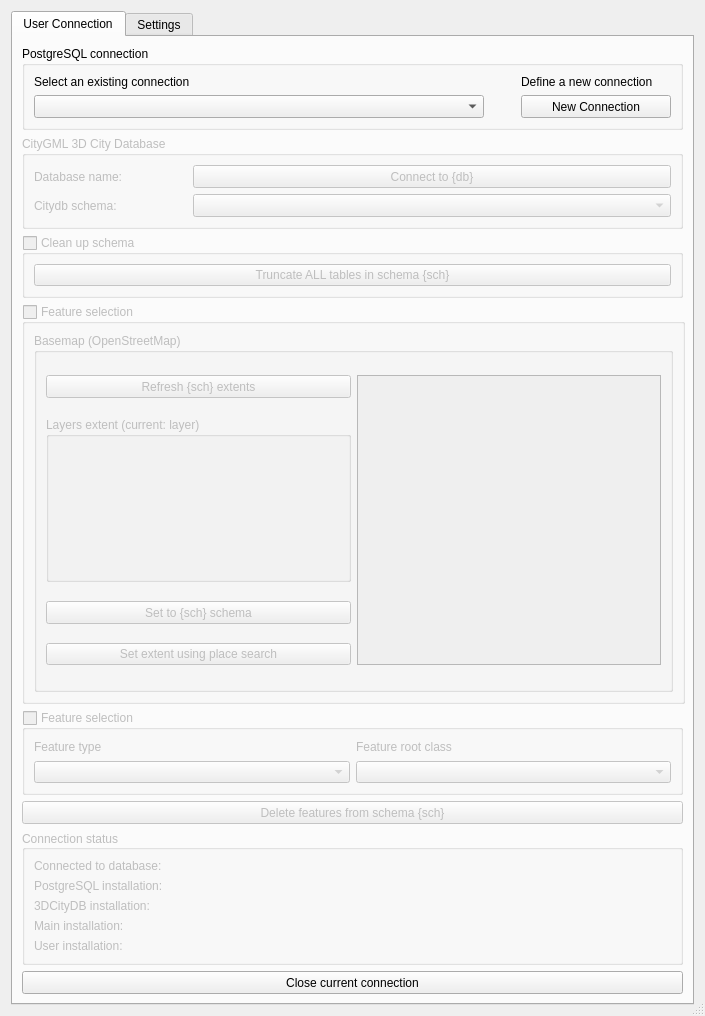
<?xml version="1.0" encoding="UTF-8"?>
<ui version="4.0">
 <class>CDBDeleterDialogBase</class>
 <widget class="QDialog" name="CDBDeleterDialogBase">
  <property name="windowModality">
   <enum>Qt::WindowModal</enum>
  </property>
  <property name="enabled">
   <bool>true</bool>
  </property>
  <property name="geometry">
   <rect>
    <x>0</x>
    <y>0</y>
    <width>705</width>
    <height>1000</height>
   </rect>
  </property>
  <property name="sizePolicy">
   <sizepolicy hsizetype="MinimumExpanding" vsizetype="MinimumExpanding">
    <horstretch>0</horstretch>
    <verstretch>0</verstretch>
   </sizepolicy>
  </property>
  <property name="minimumSize">
   <size>
    <width>705</width>
    <height>0</height>
   </size>
  </property>
  <property name="maximumSize">
   <size>
    <width>705</width>
    <height>1000</height>
   </size>
  </property>
  <property name="windowTitle">
   <string>3DCityDB Feature Deleter</string>
  </property>
  <property name="windowIcon">
   <iconset>
    <normaloff>../../../icons/delete_icon.png</normaloff>../../../icons/delete_icon.png</iconset>
  </property>
  <property name="sizeGripEnabled">
   <bool>true</bool>
  </property>
  <property name="modal">
   <bool>false</bool>
  </property>
  <layout class="QVBoxLayout" name="verticalLayout_container">
   <item>
    <widget class="QTabWidget" name="wdgMain">
     <property name="enabled">
      <bool>true</bool>
     </property>
     <property name="sizePolicy">
      <sizepolicy hsizetype="MinimumExpanding" vsizetype="MinimumExpanding">
       <horstretch>0</horstretch>
       <verstretch>0</verstretch>
      </sizepolicy>
     </property>
     <property name="minimumSize">
      <size>
       <width>0</width>
       <height>0</height>
      </size>
     </property>
     <property name="maximumSize">
      <size>
       <width>16777215</width>
       <height>16777215</height>
      </size>
     </property>
     <property name="toolTip">
      <string/>
     </property>
     <property name="toolTipDuration">
      <number>-1</number>
     </property>
     <property name="currentIndex">
      <number>0</number>
     </property>
     <property name="iconSize">
      <size>
       <width>16</width>
       <height>16</height>
      </size>
     </property>
     <property name="documentMode">
      <bool>false</bool>
     </property>
     <property name="tabsClosable">
      <bool>false</bool>
     </property>
     <property name="movable">
      <bool>false</bool>
     </property>
     <property name="tabBarAutoHide">
      <bool>false</bool>
     </property>
     <widget class="QWidget" name="tabUserConn">
      <property name="enabled">
       <bool>true</bool>
      </property>
      <property name="sizePolicy">
       <sizepolicy hsizetype="Preferred" vsizetype="Preferred">
        <horstretch>0</horstretch>
        <verstretch>0</verstretch>
       </sizepolicy>
      </property>
      <property name="minimumSize">
       <size>
        <width>0</width>
        <height>0</height>
       </size>
      </property>
      <property name="baseSize">
       <size>
        <width>0</width>
        <height>0</height>
       </size>
      </property>
      <attribute name="icon">
       <iconset>
        <normaloff>../../../icons/postgres_elephant.svg</normaloff>../../../icons/postgres_elephant.svg</iconset>
      </attribute>
      <attribute name="title">
       <string>User Connection</string>
      </attribute>
      <layout class="QVBoxLayout" name="vLayoutUserConn">
       <item>
        <widget class="QGroupBox" name="gbxConnectionC">
         <property name="sizePolicy">
          <sizepolicy hsizetype="Preferred" vsizetype="Maximum">
           <horstretch>0</horstretch>
           <verstretch>0</verstretch>
          </sizepolicy>
         </property>
         <property name="minimumSize">
          <size>
           <width>0</width>
           <height>0</height>
          </size>
         </property>
         <property name="maximumSize">
          <size>
           <width>16777215</width>
           <height>16777215</height>
          </size>
         </property>
         <property name="title">
          <string>PostgreSQL connection</string>
         </property>
         <property name="flat">
          <bool>false</bool>
         </property>
         <property name="checkable">
          <bool>false</bool>
         </property>
         <layout class="QGridLayout" name="gridLayout">
          <item row="2" column="0">
           <widget class="QComboBox" name="cbxExistingConnC">
            <property name="sizePolicy">
             <sizepolicy hsizetype="MinimumExpanding" vsizetype="Fixed">
              <horstretch>0</horstretch>
              <verstretch>0</verstretch>
             </sizepolicy>
            </property>
            <property name="minimumSize">
             <size>
              <width>450</width>
              <height>23</height>
             </size>
            </property>
            <property name="maximumSize">
             <size>
              <width>16777215</width>
              <height>16777215</height>
             </size>
            </property>
            <property name="toolTip">
             <string>Click to select an exiting connection</string>
            </property>
            <property name="toolTipDuration">
             <number>-1</number>
            </property>
            <property name="accessibleName">
             <string/>
            </property>
            <property name="autoFillBackground">
             <bool>false</bool>
            </property>
            <property name="editable">
             <bool>false</bool>
            </property>
            <property name="currentText">
             <string/>
            </property>
            <property name="frame">
             <bool>true</bool>
            </property>
           </widget>
          </item>
          <item row="0" column="2">
           <widget class="QLabel" name="lblNewConnectionC">
            <property name="minimumSize">
             <size>
              <width>150</width>
              <height>0</height>
             </size>
            </property>
            <property name="maximumSize">
             <size>
              <width>16777215</width>
              <height>16777215</height>
             </size>
            </property>
            <property name="text">
             <string>Define a new connection</string>
            </property>
           </widget>
          </item>
          <item row="0" column="0">
           <widget class="QLabel" name="lblExistingConnectionC">
            <property name="minimumSize">
             <size>
              <width>450</width>
              <height>0</height>
             </size>
            </property>
            <property name="maximumSize">
             <size>
              <width>16777215</width>
              <height>16777215</height>
             </size>
            </property>
            <property name="text">
             <string>Select an existing connection</string>
            </property>
           </widget>
          </item>
          <item row="2" column="2">
           <widget class="QPushButton" name="btnNewConnC">
            <property name="enabled">
             <bool>true</bool>
            </property>
            <property name="sizePolicy">
             <sizepolicy hsizetype="MinimumExpanding" vsizetype="Fixed">
              <horstretch>0</horstretch>
              <verstretch>0</verstretch>
             </sizepolicy>
            </property>
            <property name="minimumSize">
             <size>
              <width>150</width>
              <height>23</height>
             </size>
            </property>
            <property name="maximumSize">
             <size>
              <width>16777215</width>
              <height>16777215</height>
             </size>
            </property>
            <property name="toolTip">
             <string>Click to open a new window and add a new connection</string>
            </property>
            <property name="text">
             <string>New Connection</string>
            </property>
            <property name="checkable">
             <bool>false</bool>
            </property>
            <property name="checked">
             <bool>false</bool>
            </property>
            <property name="autoDefault">
             <bool>false</bool>
            </property>
           </widget>
          </item>
          <item row="2" column="1">
           <spacer name="horizontalSpacer_5">
            <property name="orientation">
             <enum>Qt::Horizontal</enum>
            </property>
            <property name="sizeType">
             <enum>QSizePolicy::MinimumExpanding</enum>
            </property>
            <property name="sizeHint" stdset="0">
             <size>
              <width>20</width>
              <height>20</height>
             </size>
            </property>
           </spacer>
          </item>
         </layout>
        </widget>
       </item>
       <item>
        <widget class="QGroupBox" name="gbxDatabase">
         <property name="enabled">
          <bool>false</bool>
         </property>
         <property name="sizePolicy">
          <sizepolicy hsizetype="Preferred" vsizetype="Maximum">
           <horstretch>0</horstretch>
           <verstretch>0</verstretch>
          </sizepolicy>
         </property>
         <property name="title">
          <string>CityGML 3D City Database</string>
         </property>
         <layout class="QGridLayout" name="gLayoutDatabase">
          <item row="2" column="1">
           <spacer name="horizontalSpacer_2">
            <property name="enabled">
             <bool>false</bool>
            </property>
            <property name="orientation">
             <enum>Qt::Horizontal</enum>
            </property>
            <property name="sizeType">
             <enum>QSizePolicy::Minimum</enum>
            </property>
            <property name="sizeHint" stdset="0">
             <size>
              <width>65</width>
              <height>20</height>
             </size>
            </property>
           </spacer>
          </item>
          <item row="0" column="2">
           <widget class="QPushButton" name="btnConnectToDbC">
            <property name="enabled">
             <bool>false</bool>
            </property>
            <property name="sizePolicy">
             <sizepolicy hsizetype="MinimumExpanding" vsizetype="Fixed">
              <horstretch>0</horstretch>
              <verstretch>0</verstretch>
             </sizepolicy>
            </property>
            <property name="minimumSize">
             <size>
              <width>400</width>
              <height>23</height>
             </size>
            </property>
            <property name="text">
             <string>Connect to {db}</string>
            </property>
            <property name="autoDefault">
             <bool>false</bool>
            </property>
            <property name="default">
             <bool>false</bool>
            </property>
           </widget>
          </item>
          <item row="2" column="2">
           <widget class="QComboBox" name="cbxSchema">
            <property name="enabled">
             <bool>false</bool>
            </property>
            <property name="sizePolicy">
             <sizepolicy hsizetype="MinimumExpanding" vsizetype="Fixed">
              <horstretch>0</horstretch>
              <verstretch>0</verstretch>
             </sizepolicy>
            </property>
            <property name="minimumSize">
             <size>
              <width>400</width>
              <height>23</height>
             </size>
            </property>
            <property name="toolTip">
             <string>Select one of the citydb schemas containing data</string>
            </property>
           </widget>
          </item>
          <item row="0" column="0">
           <widget class="QLabel" name="lblConnectToDB">
            <property name="enabled">
             <bool>false</bool>
            </property>
            <property name="text">
             <string>Database name:</string>
            </property>
           </widget>
          </item>
          <item row="0" column="1">
           <spacer name="horizontalSpacer">
            <property name="orientation">
             <enum>Qt::Horizontal</enum>
            </property>
            <property name="sizeType">
             <enum>QSizePolicy::Minimum</enum>
            </property>
            <property name="sizeHint" stdset="0">
             <size>
              <width>65</width>
              <height>20</height>
             </size>
            </property>
           </spacer>
          </item>
          <item row="2" column="0">
           <widget class="QLabel" name="lblSchema">
            <property name="enabled">
             <bool>false</bool>
            </property>
            <property name="text">
             <string>Citydb schema:</string>
            </property>
           </widget>
          </item>
         </layout>
        </widget>
       </item>
       <item>
        <widget class="QGroupBox" name="groupBox">
         <property name="enabled">
          <bool>false</bool>
         </property>
         <property name="sizePolicy">
          <sizepolicy hsizetype="Preferred" vsizetype="Fixed">
           <horstretch>0</horstretch>
           <verstretch>0</verstretch>
          </sizepolicy>
         </property>
         <property name="minimumSize">
          <size>
           <width>0</width>
           <height>55</height>
          </size>
         </property>
         <property name="title">
          <string>Clean up schema</string>
         </property>
         <property name="checkable">
          <bool>true</bool>
         </property>
         <property name="checked">
          <bool>false</bool>
         </property>
         <layout class="QVBoxLayout" name="verticalLayout_2">
          <item>
           <widget class="QPushButton" name="btnCleanUpSchema">
            <property name="enabled">
             <bool>false</bool>
            </property>
            <property name="text">
             <string>Truncate ALL tables in schema {sch}</string>
            </property>
           </widget>
          </item>
         </layout>
        </widget>
       </item>
       <item>
        <widget class="QGroupBox" name="groupBox_2">
         <property name="enabled">
          <bool>false</bool>
         </property>
         <property name="sizePolicy">
          <sizepolicy hsizetype="Minimum" vsizetype="Minimum">
           <horstretch>0</horstretch>
           <verstretch>0</verstretch>
          </sizepolicy>
         </property>
         <property name="minimumSize">
          <size>
           <width>663</width>
           <height>400</height>
          </size>
         </property>
         <property name="title">
          <string>Feature selection</string>
         </property>
         <property name="flat">
          <bool>false</bool>
         </property>
         <property name="checkable">
          <bool>true</bool>
         </property>
         <property name="checked">
          <bool>false</bool>
         </property>
         <layout class="QVBoxLayout" name="verticalLayout_4">
          <item>
           <widget class="QGroupBox" name="gbxBasemapC">
            <property name="enabled">
             <bool>false</bool>
            </property>
            <property name="sizePolicy">
             <sizepolicy hsizetype="Ignored" vsizetype="Minimum">
              <horstretch>0</horstretch>
              <verstretch>0</verstretch>
             </sizepolicy>
            </property>
            <property name="minimumSize">
             <size>
              <width>400</width>
              <height>200</height>
             </size>
            </property>
            <property name="title">
             <string>Basemap (OpenStreetMap)</string>
            </property>
            <property name="flat">
             <bool>false</bool>
            </property>
            <property name="checkable">
             <bool>false</bool>
            </property>
            <property name="checked">
             <bool>false</bool>
            </property>
            <layout class="QGridLayout" name="gLayoutBasemapC">
             <item row="1" column="1" rowspan="4">
              <widget class="QGraphicsView" name="gvCanvasC">
               <property name="sizePolicy">
                <sizepolicy hsizetype="MinimumExpanding" vsizetype="MinimumExpanding">
                 <horstretch>0</horstretch>
                 <verstretch>0</verstretch>
                </sizepolicy>
               </property>
               <property name="minimumSize">
                <size>
                 <width>250</width>
                 <height>0</height>
                </size>
               </property>
               <property name="toolTip">
                <string>&lt;html&gt;&lt;head/&gt;&lt;body&gt;&lt;p&gt;&lt;span style=&quot; font-weight:600; color:#0000ff;&quot;&gt;Blue box&lt;/span&gt;: Extents of all data in the selected citydb schema&lt;/p&gt;&lt;p&gt;&lt;span style=&quot; font-weight:600; color:#ff0000;&quot;&gt;Red box&lt;/span&gt;: Extents of the area in which feature will be deleted&lt;/p&gt;&lt;/body&gt;&lt;/html&gt;</string>
               </property>
              </widget>
             </item>
             <item row="1" column="0">
              <widget class="QPushButton" name="btnRefreshCDBExtents">
               <property name="sizePolicy">
                <sizepolicy hsizetype="MinimumExpanding" vsizetype="Fixed">
                 <horstretch>0</horstretch>
                 <verstretch>0</verstretch>
                </sizepolicy>
               </property>
               <property name="minimumSize">
                <size>
                 <width>250</width>
                 <height>23</height>
                </size>
               </property>
               <property name="toolTip">
                <string>&lt;html&gt;&lt;head/&gt;&lt;body&gt;&lt;p&gt;If you deleted or added new data to the city model, you may have to refresh the extents of all data contained in the selected citydb schema (&lt;span style=&quot; font-weight:600; color:#0000ff;&quot;&gt;blue box&lt;/span&gt;)&lt;/p&gt;&lt;/body&gt;&lt;/html&gt;</string>
               </property>
               <property name="text">
                <string>Refresh {sch} extents</string>
               </property>
               <property name="autoDefault">
                <bool>false</bool>
               </property>
              </widget>
             </item>
             <item row="2" column="0">
              <widget class="QgsExtentGroupBox" name="qgbxExtentsC">
               <property name="sizePolicy">
                <sizepolicy hsizetype="Fixed" vsizetype="Maximum">
                 <horstretch>0</horstretch>
                 <verstretch>0</verstretch>
                </sizepolicy>
               </property>
               <property name="minimumSize">
                <size>
                 <width>150</width>
                 <height>165</height>
                </size>
               </property>
               <property name="maximumSize">
                <size>
                 <width>450</width>
                 <height>16777215</height>
                </size>
               </property>
               <property name="title">
                <string>Layers extent (current: layer)</string>
               </property>
               <property name="checkable">
                <bool>false</bool>
               </property>
               <property name="collapsed">
                <bool>false</bool>
               </property>
               <property name="titleBase">
                <string>Layers extent</string>
               </property>
              </widget>
             </item>
             <item row="3" column="0">
              <widget class="QPushButton" name="btnCityExtentsC">
               <property name="sizePolicy">
                <sizepolicy hsizetype="MinimumExpanding" vsizetype="Fixed">
                 <horstretch>0</horstretch>
                 <verstretch>0</verstretch>
                </sizepolicy>
               </property>
               <property name="minimumSize">
                <size>
                 <width>250</width>
                 <height>23</height>
                </size>
               </property>
               <property name="toolTip">
                <string>&lt;html&gt;&lt;head/&gt;&lt;body&gt;&lt;p&gt;Set the extents of the area (&lt;span style=&quot; font-weight:600; color:#ff0000;&quot;&gt;reb box&lt;/span&gt;) to be the same as the citydb schema (&lt;span style=&quot; font-weight:600; color:#0000ff;&quot;&gt;blue box&lt;/span&gt;)&lt;/p&gt;&lt;/body&gt;&lt;/html&gt;</string>
               </property>
               <property name="text">
                <string>Set to {sch} schema</string>
               </property>
               <property name="autoDefault">
                <bool>false</bool>
               </property>
              </widget>
             </item>
             <item row="4" column="0">
              <widget class="QPushButton" name="btnPlaceSearch">
               <property name="text">
                <string>Set extent using place search</string>
               </property>
              </widget>
             </item>
            </layout>
           </widget>
          </item>
         </layout>
        </widget>
       </item>
       <item>
        <widget class="QGroupBox" name="gbxFeatSel">
         <property name="enabled">
          <bool>false</bool>
         </property>
         <property name="sizePolicy">
          <sizepolicy hsizetype="Minimum" vsizetype="Minimum">
           <horstretch>0</horstretch>
           <verstretch>0</verstretch>
          </sizepolicy>
         </property>
         <property name="minimumSize">
          <size>
           <width>650</width>
           <height>60</height>
          </size>
         </property>
         <property name="title">
          <string>Feature selection</string>
         </property>
         <property name="flat">
          <bool>false</bool>
         </property>
         <property name="checkable">
          <bool>true</bool>
         </property>
         <property name="checked">
          <bool>false</bool>
         </property>
         <layout class="QGridLayout" name="gridLayout_2">
          <item row="1" column="1">
           <widget class="QgsCheckableComboBox" name="mComboBox_2"/>
          </item>
          <item row="1" column="0">
           <widget class="QgsCheckableComboBox" name="cbxFeatType"/>
          </item>
          <item row="0" column="0">
           <widget class="QLabel" name="lblFeatType">
            <property name="text">
             <string>Feature type</string>
            </property>
           </widget>
          </item>
          <item row="0" column="1">
           <widget class="QLabel" name="lblFeatRootClass">
            <property name="text">
             <string>Feature root class</string>
            </property>
           </widget>
          </item>
         </layout>
        </widget>
       </item>
       <item>
        <widget class="QPushButton" name="btnDropLayers">
         <property name="enabled">
          <bool>false</bool>
         </property>
         <property name="minimumSize">
          <size>
           <width>620</width>
           <height>23</height>
          </size>
         </property>
         <property name="toolTip">
          <string>Delete all selected features in the current citydb schema</string>
         </property>
         <property name="text">
          <string>Delete features from schema {sch}</string>
         </property>
         <property name="autoDefault">
          <bool>false</bool>
         </property>
        </widget>
       </item>
       <item>
        <widget class="QGroupBox" name="gbxConnStatusC">
         <property name="enabled">
          <bool>false</bool>
         </property>
         <property name="sizePolicy">
          <sizepolicy hsizetype="MinimumExpanding" vsizetype="Maximum">
           <horstretch>0</horstretch>
           <verstretch>0</verstretch>
          </sizepolicy>
         </property>
         <property name="minimumSize">
          <size>
           <width>0</width>
           <height>100</height>
          </size>
         </property>
         <property name="focusPolicy">
          <enum>Qt::NoFocus</enum>
         </property>
         <property name="toolTip">
          <string/>
         </property>
         <property name="layoutDirection">
          <enum>Qt::LeftToRight</enum>
         </property>
         <property name="autoFillBackground">
          <bool>false</bool>
         </property>
         <property name="title">
          <string>Connection status</string>
         </property>
         <property name="alignment">
          <set>Qt::AlignLeading|Qt::AlignLeft|Qt::AlignVCenter</set>
         </property>
         <property name="flat">
          <bool>false</bool>
         </property>
         <property name="checkable">
          <bool>false</bool>
         </property>
         <layout class="QGridLayout" name="gLayoutConnStatusC">
          <item row="2" column="1">
           <widget class="QLabel" name="lbl3DCityDBInstC_out">
            <property name="sizePolicy">
             <sizepolicy hsizetype="MinimumExpanding" vsizetype="Preferred">
              <horstretch>0</horstretch>
              <verstretch>0</verstretch>
             </sizepolicy>
            </property>
            <property name="text">
             <string/>
            </property>
           </widget>
          </item>
          <item row="0" column="0">
           <widget class="QLabel" name="lblConnToDbC">
            <property name="sizePolicy">
             <sizepolicy hsizetype="Maximum" vsizetype="Maximum">
              <horstretch>0</horstretch>
              <verstretch>0</verstretch>
             </sizepolicy>
            </property>
            <property name="frameShape">
             <enum>QFrame::NoFrame</enum>
            </property>
            <property name="frameShadow">
             <enum>QFrame::Plain</enum>
            </property>
            <property name="lineWidth">
             <number>2</number>
            </property>
            <property name="text">
             <string>Connected to database:</string>
            </property>
            <property name="alignment">
             <set>Qt::AlignLeading|Qt::AlignLeft|Qt::AlignTop</set>
            </property>
           </widget>
          </item>
          <item row="0" column="1">
           <widget class="QLabel" name="lblConnToDbC_out">
            <property name="sizePolicy">
             <sizepolicy hsizetype="MinimumExpanding" vsizetype="Preferred">
              <horstretch>0</horstretch>
              <verstretch>0</verstretch>
             </sizepolicy>
            </property>
            <property name="text">
             <string/>
            </property>
            <property name="alignment">
             <set>Qt::AlignLeading|Qt::AlignLeft|Qt::AlignVCenter</set>
            </property>
           </widget>
          </item>
          <item row="3" column="0">
           <widget class="QLabel" name="lblMainInstC">
            <property name="text">
             <string>Main installation:</string>
            </property>
           </widget>
          </item>
          <item row="4" column="1">
           <widget class="QLabel" name="lblUserInstC_out">
            <property name="sizePolicy">
             <sizepolicy hsizetype="MinimumExpanding" vsizetype="Preferred">
              <horstretch>0</horstretch>
              <verstretch>0</verstretch>
             </sizepolicy>
            </property>
            <property name="text">
             <string/>
            </property>
            <property name="wordWrap">
             <bool>true</bool>
            </property>
            <property name="margin">
             <number>0</number>
            </property>
            <property name="indent">
             <number>-1</number>
            </property>
           </widget>
          </item>
          <item row="1" column="1">
           <widget class="QLabel" name="lblPostInstC_out">
            <property name="sizePolicy">
             <sizepolicy hsizetype="MinimumExpanding" vsizetype="Preferred">
              <horstretch>0</horstretch>
              <verstretch>0</verstretch>
             </sizepolicy>
            </property>
            <property name="text">
             <string/>
            </property>
           </widget>
          </item>
          <item row="4" column="0">
           <widget class="QLabel" name="lblUserInstC">
            <property name="sizePolicy">
             <sizepolicy hsizetype="Maximum" vsizetype="Preferred">
              <horstretch>0</horstretch>
              <verstretch>0</verstretch>
             </sizepolicy>
            </property>
            <property name="text">
             <string>User installation:</string>
            </property>
           </widget>
          </item>
          <item row="1" column="0">
           <widget class="QLabel" name="lblPostInstC">
            <property name="sizePolicy">
             <sizepolicy hsizetype="Maximum" vsizetype="Preferred">
              <horstretch>0</horstretch>
              <verstretch>0</verstretch>
             </sizepolicy>
            </property>
            <property name="text">
             <string>PostgreSQL installation:</string>
            </property>
           </widget>
          </item>
          <item row="2" column="0">
           <widget class="QLabel" name="lbl3DCityDBInstC">
            <property name="sizePolicy">
             <sizepolicy hsizetype="Maximum" vsizetype="Preferred">
              <horstretch>0</horstretch>
              <verstretch>0</verstretch>
             </sizepolicy>
            </property>
            <property name="text">
             <string>3DCityDB installation:</string>
            </property>
           </widget>
          </item>
          <item row="3" column="1">
           <widget class="QLabel" name="lblMainInstC_out">
            <property name="text">
             <string/>
            </property>
           </widget>
          </item>
         </layout>
        </widget>
       </item>
       <item>
        <widget class="QPushButton" name="btnCloseConnC">
         <property name="minimumSize">
          <size>
           <width>0</width>
           <height>23</height>
          </size>
         </property>
         <property name="text">
          <string>Close current connection</string>
         </property>
         <property name="autoDefault">
          <bool>false</bool>
         </property>
        </widget>
       </item>
      </layout>
     </widget>
     <widget class="QWidget" name="tabSettings">
      <property name="enabled">
       <bool>false</bool>
      </property>
      <property name="sizePolicy">
       <sizepolicy hsizetype="Preferred" vsizetype="MinimumExpanding">
        <horstretch>0</horstretch>
        <verstretch>0</verstretch>
       </sizepolicy>
      </property>
      <property name="maximumSize">
       <size>
        <width>16777215</width>
        <height>1000</height>
       </size>
      </property>
      <attribute name="icon">
       <iconset>
        <normaloff>../../../icons/settings_icon.svg</normaloff>../../../icons/settings_icon.svg</iconset>
      </attribute>
      <attribute name="title">
       <string>Settings</string>
      </attribute>
      <layout class="QVBoxLayout" name="vLayoutLayers"/>
     </widget>
    </widget>
   </item>
  </layout>
 </widget>
 <customwidgets>
  <customwidget>
   <class>QgsCheckableComboBox</class>
   <extends>QComboBox</extends>
   <header>qgscheckablecombobox.h</header>
  </customwidget>
  <customwidget>
   <class>QgsCollapsibleGroupBox</class>
   <extends>QGroupBox</extends>
   <header>qgscollapsiblegroupbox.h</header>
   <container>1</container>
  </customwidget>
  <customwidget>
   <class>QgsExtentGroupBox</class>
   <extends>QgsCollapsibleGroupBox</extends>
   <header>qgsextentgroupbox.h</header>
   <container>1</container>
  </customwidget>
 </customwidgets>
 <tabstops>
  <tabstop>wdgMain</tabstop>
  <tabstop>cbxExistingConnC</tabstop>
  <tabstop>btnNewConnC</tabstop>
  <tabstop>btnConnectToDbC</tabstop>
  <tabstop>cbxSchema</tabstop>
  <tabstop>groupBox</tabstop>
  <tabstop>gvCanvasC</tabstop>
  <tabstop>btnCloseConnC</tabstop>
 </tabstops>
 <resources/>
 <connections/>
</ui>
